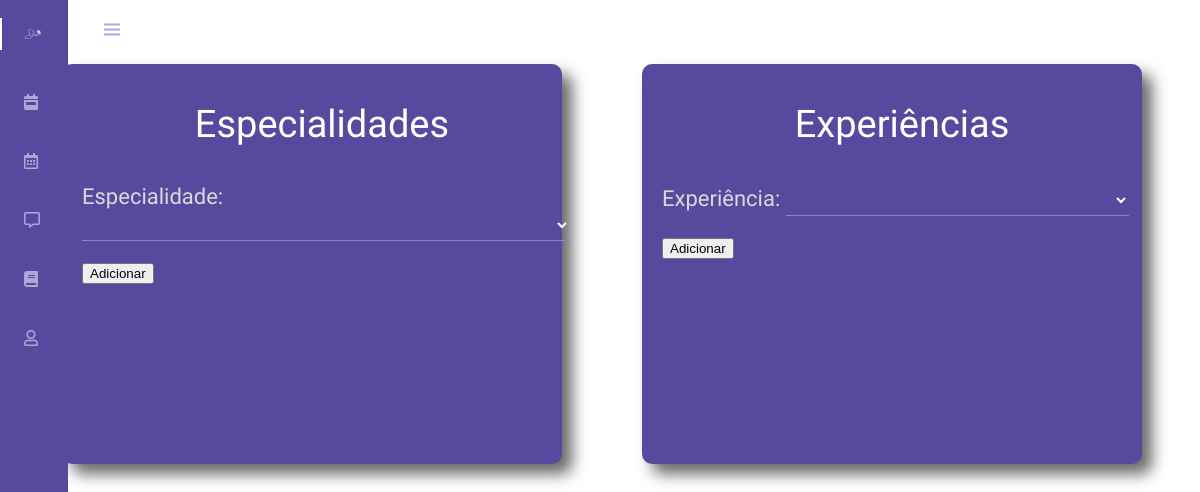
/process/alterar_especialidades.php (signed in), run on an earlier commit of the app's database.
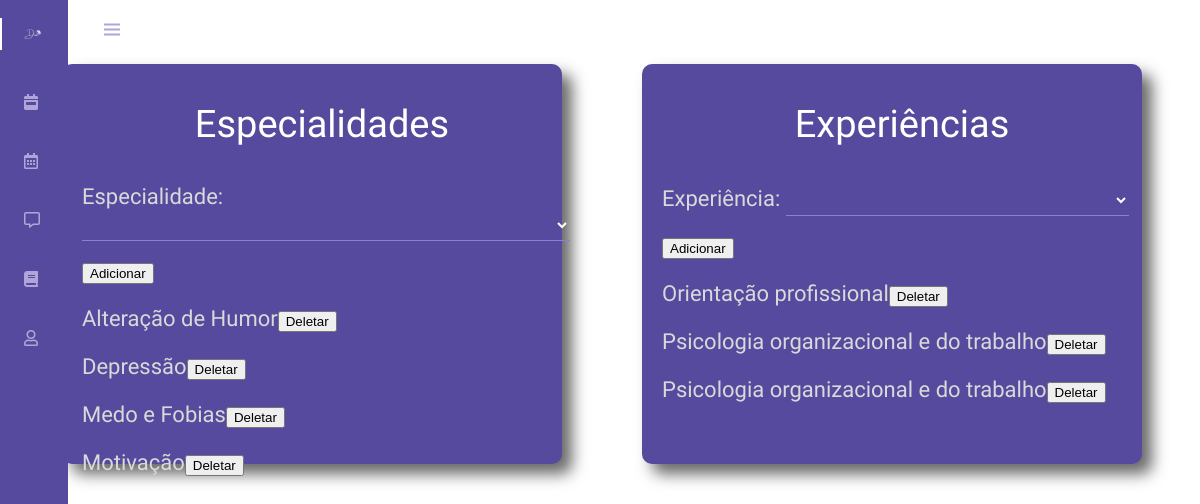
And on a later commit of the database.
### tables this page shows
CREATE TABLE `esp_psico` (
  `id` int(11) NOT NULL,
  `nome` varchar(80) NOT NULL,
  `id_psic` int(11) NOT NULL
);

CREATE TABLE `tipo_nicho` (
  `id_tipo_nicho` int(11) NOT NULL,
  `id_psic` int(11) NOT NULL,
  `nome` varchar(80) NOT NULL
);

### process/alterar_especialidades.php (the view, shortened to what this page needs)
<?php
			require_once '../conexao.php';
			if(isset($_SESSION["unique_id"])){
?>
<!DOCTYPE html>
<html lang="en">
<head>
    <link rel="stylesheet" href="../css/navbar.css">
	<link rel="stylesheet" href="../css/psico.css">
    <link rel="stylesheet" href="../css/psic.css">
    <link rel="stylesheet" href="https://cdnjs.cloudflare.com/ajax/libs/font-awesome/5.15.2/css/all.min.css">
	<link href='https://unpkg.com/boxicons@2.0.7/css/boxicons.min.css' rel='stylesheet'>
</head>
<body id="body-pd">
    <header class="header" id="header">
        <div class="header__toggle">
        <i class='bx bx-menu' id="header-toggle"></i>
        </div>
        <div class="header__img">
            <img src="../assets/img/perfil.jpg" alt="">
        </div>
    </header>
    <div class="l-navbar" id="nav-bar">
    <nav class="nav">
            <div>
                <a href="../index.php" class="nav__logo active">
                    <img class = "logo" src="../assets/logo.png" alt="">
                </a>
                <div class="nav__list">
                    <a href="../dashboard.php" class="nav__link ">
                    <i class="fas fa-calendar-week"></i>
                    </a>
                    <a href="../consulta.php" class="nav__link">
                    <i class="far fa-calendar-alt"></i>
                    </a>
                    <a href="../chat/users.php" class="nav__link">
                    <i class="far fa-comment-alt"></i>
                    </a>
                    <a href="../sobre.php" class="nav__link">
                    <i class="fas fa-book"></i>
                    </a>
                    <a href="../perfil_psic.php" class="nav__link">
                    <i class="far fa-user"></i>
                    </a>
                </div>
            </div>
        </nav>
    </div>
        <div class="cards">
            <div class="especialidades">
                <p class="nome">Especialidades</p>
                <form method="POST" action="edit_especialidade.php">
                    <p>Especialidade:
                        <select name="espec" id="">
                        <option value=""></option>
                            <?php
                                $espec = mysqli_query($conn, "SELECT nome FROM especialidade ORDER BY nome ASC");
                                while ($especialidades = mysqli_fetch_array($espec)){
                                echo "<option name='espec' value='$especialidades[nome]'>$especialidades[nome]</option>";
                                    }
                            ?>
                        </select>
                    </p>
                    <input type="submit" value="Adicionar">
                </form>
                        <?php
                        $id = $_SESSION['unique_id'];
                        $busca = mysqli_query($conn, "SELECT * FROM esp_psico WHERE id_psic = '$id' ORDER BY nome ASC");
                        while ($acho = mysqli_fetch_array($busca)){
                            echo "<p> $acho[nome]<a href='delete_esp.php?esp=$acho[id]'><button>Deletar</button></a></p>";
                        }
                        ?>
            </div>
            <div class="experiencias">
            <p class="nome">Experiências</p>
            <form method="POST" action="edit_exp.php">
                    <p>Experiência:
                        <select name="exp" id="">
                        <option value=""></option>
                            <?php
                                $exp = mysqli_query($conn, "SELECT nicho FROM nicho_psicologico  ORDER BY nicho ASC");
                                while ($exps = mysqli_fetch_array($exp)){
                                echo "<option name='exp' value='$exps[nicho]'>$exps[nicho]</option>";
                                    }
                            ?>
                        </select>
                    </p>
                    <input type="submit" value="Adicionar">
            </form>
            <?php
            $id = $_SESSION['unique_id'];
                $busca = mysqli_query($conn, "SELECT * FROM tipo_nicho WHERE id_psic = '$id' ORDER BY nome ASC");
                while ($acho = mysqli_fetch_array($busca)){
                  echo "<p> $acho[nome]<a href='delete_exp.php?exp=$acho[id_tipo_nicho]'><button>Deletar</button></a></p>";
                        }
            ?>
        </div>
        </div>
<?php
}
?>
</body>
</html>

What changed in the data, as far as the page shows it:
added esp_psico: nome "Alteração de Humor"
added esp_psico: nome "Depressão"
added esp_psico: nome "Medo e Fobias"
added esp_psico: nome "Motivação"
added tipo_nicho: nome "Orientação profissional"
added tipo_nicho: nome "Psicologia organizacional e do trabalho"
added tipo_nicho: nome "Psicologia organizacional e do trabalho"
